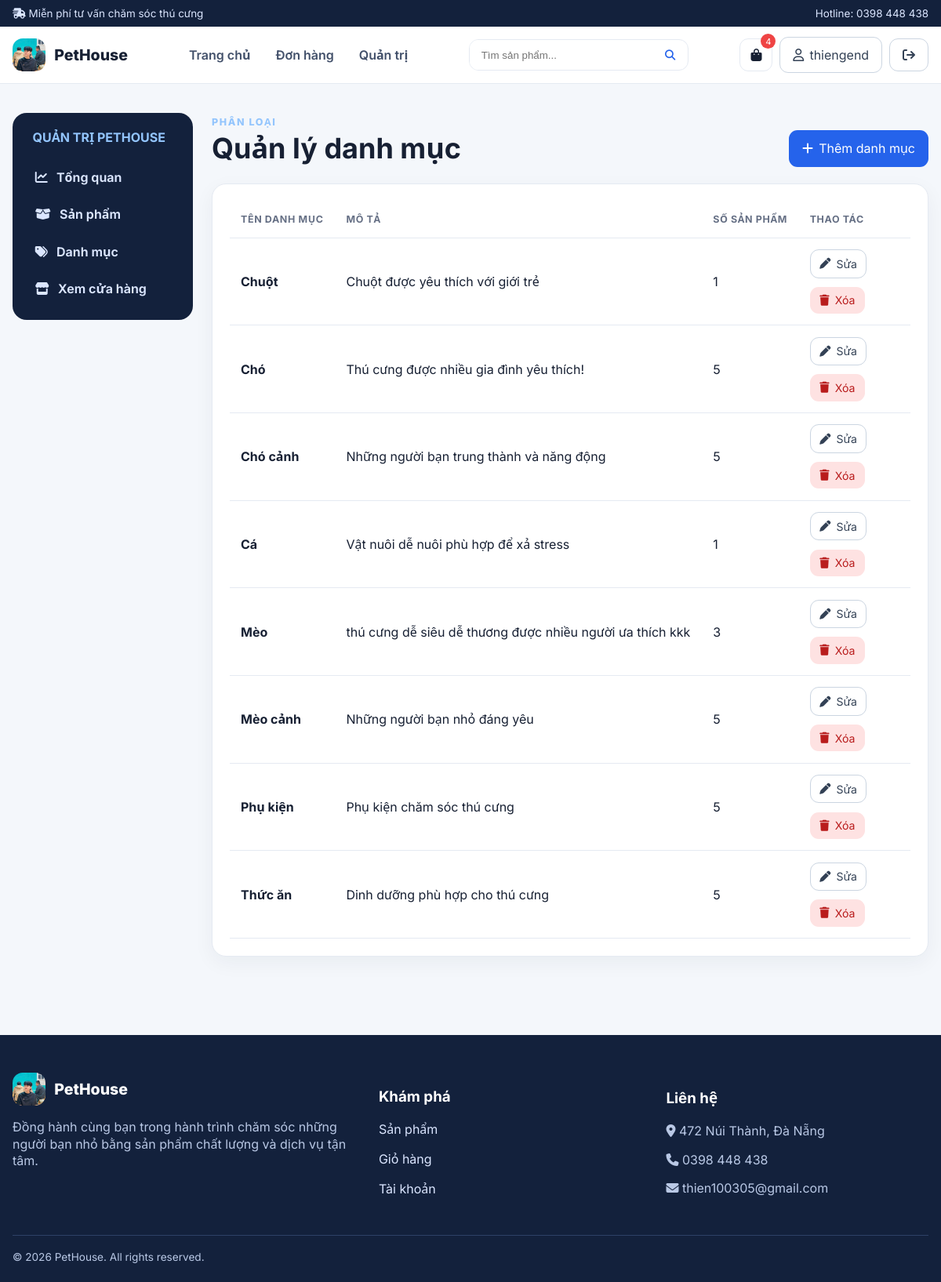
/quan-tri/danh-muc/ (signed in), run on the app's committed database.
### accounts/models.py (models this page shows, shortened)
class Category(models.Model):
    name = models.CharField(max_length=100, unique=True, verbose_name="Tên danh mục")
    description = models.TextField(blank=True, verbose_name="Mô tả")
    created_at = models.DateTimeField(auto_now_add=True, verbose_name="Ngày tạo")
    updated_at = models.DateTimeField(auto_now=True, verbose_name="Ngày cập nhật")
    class Meta:
        verbose_name = "Danh mục"
        verbose_name_plural = "Danh mục"
        ordering = ["name"]

### accounts/views.py (the view)
# urls.py: path("quan-tri/danh-muc/", views.admin_categories, name="admin_categories"),
@staff_required
def admin_categories(request):
    categories = Category.objects.annotate(product_count=Count("products")).order_by("name")
    return render(request, "admin/categories.html", {"categories": categories})

### accounts/context_processors.py (called while the page is built)
def store_context(request):
    cart_count = 0
    if request.user.is_authenticated:
        cart_count = CartItem.objects.filter(cart__user=request.user).aggregate(total=Sum("quantity"))["total"] or 0
    return {"cart_count": cart_count}

### ecommerce/templates/admin/categories.html (shortened to what this page needs)
{% extends 'admin/base.html' %}
{% block admin_content %}
<div class="section-heading"><div><span class="eyebrow">Phân loại</span><h1>Quản lý danh mục</h1></div><a class="btn btn-primary" href="{% url 'admin_category_create' %}"><i class="fa-solid fa-plus"></i> Thêm danh mục</a></div>
<div class="panel"><div class="table-wrap"><table class="table"><thead><tr><th>Tên danh mục</th><th>Mô tả</th><th>Số sản phẩm</th><th>Thao tác</th></tr></thead><tbody>
{% for category in categories %}<tr><td><strong>{{ category.name }}</strong></td><td>{{ category.description|truncatechars:70 }}</td><td>{{ category.product_count }}</td><td><div class="actions"><a class="btn btn-outline btn-sm" href="{% url 'admin_category_edit' category.id %}"><i class="fa-solid fa-pen"></i> Sửa</a><form method="post" action="{% url 'admin_category_delete' category.id %}" onsubmit="return confirm('Xóa danh mục này?')">{% csrf_token %}<button class="btn btn-danger btn-sm"><i class="fa-solid fa-trash"></i> Xóa</button></form></div></td></tr>
{% empty %}<tr><td colspan="4">Chưa có danh mục.</td></tr>{% endfor %}
</tbody></table></div></div>
{% endblock %}

### ecommerce/templates/base.html (shortened to what this page needs)
{% load static %}
<!doctype html>
<html lang="vi">
<head>
  <link rel="stylesheet" href="https://cdnjs.cloudflare.com/ajax/libs/font-awesome/6.5.2/css/all.min.css">
  <link rel="stylesheet" href="{% static 'css/store.css' %}">
</head>
<body>
  <div class="topbar"><div class="container topbar-inner"><span><i class="fa-solid fa-truck-fast"></i> Miễn phí tư vấn chăm sóc thú cưng</span><span>Hotline: 0398 448 438</span></div></div>
  <header class="site-nav">
    <div class="container nav-inner">
      <a class="brand" href="{% url 'home' %}"><img class="brand-mark" src="{% static 'images/pic.jpg' %}" alt="PetHouse"><span>PetHouse</span></a>
      <nav class="nav-links" aria-label="Điều hướng chính">
        <a class="nav-link" href="{% url 'home' %}">Trang chủ</a>
        {% if user.is_authenticated %}<a class="nav-link" href="{% url 'profile' %}">Đơn hàng</a>{% endif %}
        {% if user.is_staff %}<a class="nav-link" href="{% url 'admin_dashboard' %}">Quản trị</a>{% endif %}
      </nav>
      <form class="search-form" action="{% url 'search' %}" method="get" role="search">
        <input name="q" value="{{ request.GET.q }}" placeholder="Tìm sản phẩm..." aria-label="Tìm sản phẩm">
        <button aria-label="Tìm kiếm"><i class="fa-solid fa-magnifying-glass"></i></button>
      </form>
      <div class="nav-actions">
        {% if user.is_authenticated %}
          <a class="btn icon-btn" href="{% url 'cart' %}" aria-label="Giỏ hàng"><i class="fa-solid fa-bag-shopping"></i><span class="cart-badge">{{ cart_count|default:0 }}</span></a>
          <a class="btn btn-outline account-link" href="{% url 'profile' %}"><i class="fa-regular fa-user"></i> {{ user.username }}</a>
          <form action="{% url 'logout' %}" method="post">{% csrf_token %}<button class="btn btn-outline" aria-label="Đăng xuất"><i class="fa-solid fa-arrow-right-from-bracket"></i></button></form>
        {% else %}
          <a class="btn btn-outline" href="{% url 'login' %}">Đăng nhập</a><a class="btn btn-primary account-link" href="{% url 'register' %}">Đăng ký</a>
        {% endif %}
      </div>
    </div>
  </header>
  <main class="site-main">
    {% block content %}{% endblock %}
  </main>
  <footer class="footer"><div class="container"><div class="footer-grid"><div><a class="brand" href="{% url 'home' %}" style="color:white"><img class="brand-mark" src="{% static 'images/pic.jpg' %}" alt="">PetHouse</a><p>Đồng hành cùng bạn trong hành trình chăm sóc những người bạn nhỏ bằng sản phẩm chất lượng và dịch vụ tận tâm.</p></div><div><h3>Khám phá</h3><p><a href="{% url 'home' %}">Sản phẩm</a></p><p><a href="{% url 'cart' %}">Giỏ hàng</a></p><p><a href="{% url 'profile' %}">Tài khoản</a></p></div><div><h3>Liên hệ</h3><p><i class="fa-solid fa-location-dot"></i> 472 Núi Thành, Đà Nẵng</p><p><i class="fa-solid fa-phone"></i> 0398 448 438</p><p><i class="fa-solid fa-envelope"></i> thien100305@gmail.com</p></div></div><div class="footer-bottom">© {% now "Y" %} PetHouse. All rights reserved.</div></div></footer>
</body>
</html>

### ecommerce/static/css/store.css (style rules this page uses)
:root { --brand:#2563eb;--brand-dark:#1e40af;--ink:#172033;--muted:#667085;--surface:#fff;--soft:#f4f7fb;--line:#e5eaf2;--success:#159a68;--danger:#dc3545;--radius:18px;--shadow:0 14px 36px rgba(23,32,51,.09) }
* { box-sizing:border-box }
body { font-family:Inter,system-ui,-apple-system,"Segoe UI",sans-serif;color:var(--ink);background:var(--soft);margin:0 }
.site-main { min-height:65vh }
.container { width:min(1180px,calc(100% - 32px));margin:auto }
.topbar { background:#13213c;color:#dbe6ff;font-size:.84rem;padding:.5rem 0 }
.topbar-inner,.nav-inner,.row-between { display:flex;align-items:center;justify-content:space-between;gap:1rem }
.site-nav { background:rgba(255,255,255,.96);border-bottom:1px solid var(--line);position:sticky;top:0;z-index:100;backdrop-filter:blur(12px) }
.nav-inner { min-height:72px }
.brand { display:flex;align-items:center;gap:.7rem;font-weight:800;font-size:1.22rem;color:var(--ink);text-decoration:none }
.brand-mark { width:42px;height:42px;border-radius:13px;object-fit:cover }
.nav-links { display:flex;align-items:center;gap:.4rem }
.nav-link { color:#42506a;text-decoration:none;padding:.62rem .8rem;border-radius:10px;font-weight:600 }
.search-form { display:flex;min-width:280px;border:1px solid var(--line);border-radius:12px;background:white;overflow:hidden }
.search-form input { border:0;outline:0;padding:.72rem .9rem;width:100% }
.search-form button { border:0;background:transparent;color:var(--brand);padding:0 1rem }
.nav-actions { display:flex;align-items:center;gap:.55rem }
.btn { display:inline-flex;align-items:center;justify-content:center;gap:.45rem;border:1px solid transparent;border-radius:11px;padding:.72rem 1rem;font-weight:700;text-decoration:none;cursor:pointer;background:white;color:var(--ink);font:inherit }
.btn-primary { background:var(--brand);color:white }
.btn-outline { border-color:#cbd5e1;color:#334155;background:white }
.btn-danger { background:#fee2e2;color:#b91c1c }
.btn-sm { padding:.48rem .72rem;font-size:.88rem }
.icon-btn { width:42px;height:42px;padding:0;border:1px solid var(--line);position:relative }
.cart-badge { position:absolute;right:-5px;top:-7px;background:#ef4444;color:white;min-width:19px;height:19px;border-radius:99px;font-size:.69rem;display:grid;place-items:center }
.eyebrow { text-transform:uppercase;letter-spacing:.13em;font-weight:800;font-size:.78rem;color:#93c5fd }
.section-heading { display:flex;align-items:end;justify-content:space-between;gap:1rem;margin-bottom:1.35rem }
.section-heading h1,.section-heading h2 { margin:0;font-size:clamp(1.65rem,3vw,2.25rem) }
.panel { background:white;border:1px solid var(--line);border-radius:var(--radius);box-shadow:0 8px 26px rgba(23,32,51,.05);padding:1.35rem }
.footer { background:#13213c;color:#b9c8e5;margin-top:4rem;padding:3rem 0 1.5rem }
.footer-grid { display:grid;grid-template-columns:1.3fr 1fr 1fr;gap:2rem }
.footer h3 { color:white }
.footer a { color:#dbe6ff;text-decoration:none }
.footer-bottom { border-top:1px solid #2e4166;margin-top:2rem;padding-top:1.2rem;font-size:.85rem }
.table-wrap { overflow:auto }
.table { width:100%;border-collapse:collapse }
.table th,.table td { text-align:left;padding:.9rem;border-bottom:1px solid var(--line);white-space:nowrap }
.table th { color:var(--muted);font-size:.78rem;text-transform:uppercase;letter-spacing:.05em }
.actions { display:flex;gap:.7rem;flex-wrap:wrap }

### data on the page
Category: name "Chuột", description "Chuột được yêu thích với giới trẻ", product_count "1"
Category: name "Chó", description "Thú cưng được nhiều gia đình yêu thích!", product_count "5"
Category: name "Chó cảnh", description "Những người bạn trung thành và năng động", product_count "5"
Category: name "Cá", description "Vật nuôi dễ nuôi phù hợp để xả stress", product_count "1"
Category: name "Mèo", description "thú cưng dễ siêu dễ thương được nhiều người ưa thích kkk", product_count "3"
Category: name "Mèo cảnh", description "Những người bạn nhỏ đáng yêu", product_count "5"
Category: name "Phụ kiện", description "Phụ kiện chăm sóc thú cưng", product_count "5"
Category: name "Thức ăn", description "Dinh dưỡng phù hợp cho thú cưng", product_count "5"

### other printed values
{{ cart_count|default:0 }} "4"
{{ user.username }} "thiengend"
